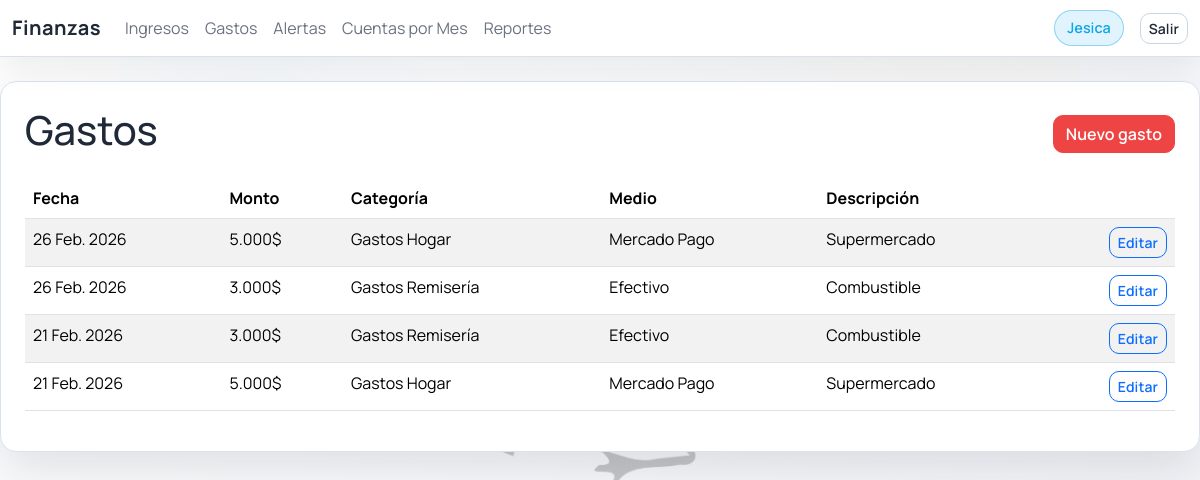
Screenshot of /gastos/ (signed in) with the database file from the repository.
### core/models.py (models this page shows, shortened)
class Expense(models.Model):
	date = models.DateField(default=timezone.localdate)
	amount = models.DecimalField(max_digits=12, decimal_places=2, default=Decimal("0"))
	category = models.CharField(max_length=32, choices=ExpenseCategory.choices, default=ExpenseCategory.GENERAL)
	payment_method = models.CharField(max_length=50, choices=PaymentMethod.choices, blank=True)
	description = models.TextField(blank=True)
	created_by = models.ForeignKey(settings.AUTH_USER_MODEL, on_delete=models.PROTECT, related_name="expenses")
	created_at = models.DateTimeField(auto_now_add=True)
	class Meta:
		ordering = ["-date", "-created_at"]

### core/views.py (the view)
class ExpenseListView(LoginRequiredMixin, AdminOnlyMixin, ListView):
    model = Expense
    template_name = "gastos/list.html"
    context_object_name = "gastos"
    def get_queryset(self):
        qs = super().get_queryset()
        category = self.request.GET.get("categoria")
        if category in dict(ExpenseCategory.choices):
            qs = qs.filter(category=category)
        return qs

### core/templatetags/money.py (called while the page is built)
@register.filter
def money(value):
    try:
        amount = Decimal(str(value or 0))
    except (InvalidOperation, TypeError, ValueError):
        return "0$"
    sign = "-" if amount < 0 else ""
    amount = abs(amount).quantize(Decimal("0.01"))
    integer_part = int(amount)
    decimal_part = int((amount - integer_part) * 100)
    integer_text = f"{integer_part:,}".replace(",", ".")
    if decimal_part:
        return f"{sign}{integer_text},{decimal_part:02d}$"
    return f"{sign}{integer_text}$"

### core/templatetags/roles.py (called while the page is built)
@register.filter
def es_admin(user):
    if not user or not user.is_authenticated:
        return False
    return user.is_staff or user.is_superuser or user.groups.filter(name__iexact="administrador").exists()

### core/views.py (called while the page is built)
def is_admin(user) -> bool:
    return user.is_superuser or user.is_staff or user.groups.filter(name__iexact="administrador").exists()

    def test_func(self):
        return is_admin(self.request.user)

### templates/gastos/list.html (shortened to what this page needs)
{% extends 'base.html' %}
{% load money %}
{% block content %}
<div class="d-flex justify-content-between align-items-center mb-3">
    <h1>Gastos</h1>
    <a class="btn btn-danger" href="{% url 'gastos-nuevo' %}">Nuevo gasto</a>
</div>
<table class="table table-striped table-mobile">
    <thead><tr><th>Fecha</th><th>Monto</th><th>Categoría</th><th>Medio</th><th>Descripción</th><th></th></tr></thead>
    <tbody>
    {% for gasto in gastos %}
        <tr>
            <td data-label="Fecha">{{ gasto.date }}</td>
            <td data-label="Monto">{{ gasto.amount|money }}</td>
            <td data-label="Categoría">{{ gasto.get_category_display }}</td>
            <td data-label="Medio">{{ gasto.get_payment_method_display }}</td>
            <td data-label="Descripción">{{ gasto.description }}</td>
            <td class="text-end" data-label="Acciones">
                <a class="btn btn-sm btn-outline-primary" href="{% url 'gastos-update' gasto.pk %}">Editar</a>
            </td>
        </tr>
    {% empty %}
        <tr><td colspan="6">Sin gastos cargados.</td></tr>
    {% endfor %}
    </tbody>
</table>
{% endblock %}

### templates/base.html (shortened to what this page needs)
{% load static %}
{% load roles %}
<!doctype html>
<html lang="es">
<head>
    <link href="https://cdn.jsdelivr.net/npm/bootstrap@5.3.3/dist/css/bootstrap.min.css" rel="stylesheet">
    <link href="{% static 'css/app.css' %}" rel="stylesheet">
</head>
<body class="app-body">
<nav class="navbar navbar-expand-lg navbar-light glass-nav mb-4">
    <div class="container-fluid">
        {% if request.user.is_authenticated %}
        <a class="navbar-brand" href="/">Finanzas</a>
        {% else %}
        <a class="navbar-brand" href="/">ZEIT</a>
        {% endif %}
        <div class="collapse navbar-collapse" id="navbarNav">
            <ul class="navbar-nav me-auto">
                {% if request.user.is_authenticated %}
                    <li class="nav-item"><a class="nav-link" href="/ingresos/">Ingresos</a></li>
                    {% if request.user|es_admin %}
                        <li class="nav-item"><a class="nav-link" href="/gastos/">Gastos</a></li>
                        <li class="nav-item"><a class="nav-link" href="/alertas/">Alertas</a></li>
                        <li class="nav-item"><a class="nav-link" href="/cuentas-mes/">Cuentas por Mes</a></li>
                        <li class="nav-item"><a class="nav-link" href="/reportes/">Reportes</a></li>
                    {% elif request.user|es_recepcionista %}
                        <li class="nav-item"><a class="nav-link" href="/gastos/vale/">Egreso</a></li>
                    {% endif %}
                {% endif %}
            </ul>
            {% if request.user.is_authenticated %}
            <span class="navbar-text me-3 stat-pill">{{ request.user.first_name|default:request.user.username }}</span>
            <a class="btn btn-outline-light btn-sm" href="/accounts/logout/">Salir</a>
            {% endif %}
        </div>
    </div>
</nav>
<div class="container-fluid content-shell fade-in px-3 px-md-4">
    {% block content %}{% endblock %}
</div>
</body>
</html>

### static/css/app.css (style rules this page uses)
:root { --bg: #f6f7fb; --bg-muted: #eef1f6; --surface: #ffffff; --surface-strong: #f3f6fb; --accent: #0ea5e9; --accent-2: #f59e0b; --text: #1f2937; --text-muted: #6b7280; --border: #d9e2ec; --shadow: 0 18px 48px rgba(15, 23, 42, 0.12); }
* { box-sizing: border-box; }
body.app-body { font-family: 'Manrope', 'Segoe UI', sans-serif; background: linear-gradient(135deg, rgba(255, 255, 255, 0.78), rgba(238, 241, 246, 0.82)), url('../img/remiseria-logo.png'), radial-gradient(circle at 20% 20%, rgba(14, 165, 233, 0.12), transparent 28%), radial-gradient(circle at 80% 0%, rgba(245, 158, 11, 0.1), transparent 32%); background-repeat: no-repeat, no-repeat, no-repeat, no-repeat; background-size: cover, 520px, 50%, 50%; background-position: center center, center 18%, 20% 15%, 80% 5%; color: var(--text); min-height: 100vh; padding-bottom: 32px; }
.navbar.glass-nav { position: sticky; top: 0; z-index: 1030; background: rgba(255, 255, 255, 0.95); backdrop-filter: blur(10px); border-bottom: 1px solid var(--border); box-shadow: 0 10px 30px rgba(15, 23, 42, 0.08); }
.navbar-brand { font-weight: 700; letter-spacing: 0.5px; color: var(--text); }
.nav-link { color: var(--text-muted); transition: color 0.2s ease, transform 0.2s ease; }
.content-shell { background: var(--surface); border: 1px solid var(--border); border-radius: 16px; box-shadow: var(--shadow); padding: 24px; max-width: 1200px; margin: 0 auto 24px; }
.btn { border-radius: 10px; font-weight: 600; letter-spacing: 0.1px; }
.btn-danger { background-color: #ef4444; border-color: #ef4444; color: #ffffff; }
.btn-outline-light { color: #1f2937; border-color: #cbd5e1; background-color: #ffffff; }
.fade-in { opacity: 0; transform: translateY(12px); animation: fadeInUp 0.7s ease forwards; }
.stat-pill { display: inline-flex; align-items: center; gap: 8px; padding: 6px 12px; background: rgba(14, 165, 233, 0.12); color: var(--accent); border-radius: 999px; border: 1px solid rgba(14, 165, 233, 0.4); font-weight: 600; font-size: 0.9rem; }

### rows the page displays
Expense: date "26 Feb. 2026", amount "5.000$", category "Gastos Hogar", payment_method "Mercado Pago", description "Supermercado"
Expense: date "26 Feb. 2026", amount "3.000$", category "Gastos Remisería", payment_method "Efectivo", description "Combustible"
Expense: date "21 Feb. 2026", amount "3.000$", category "Gastos Remisería", payment_method "Efectivo", description "Combustible"
Expense: date "21 Feb. 2026", amount "5.000$", category "Gastos Hogar", payment_method "Mercado Pago", description "Supermercado"

### other values shown
{{ request.user.first_name|default:request.user.username }} "Jesica"
